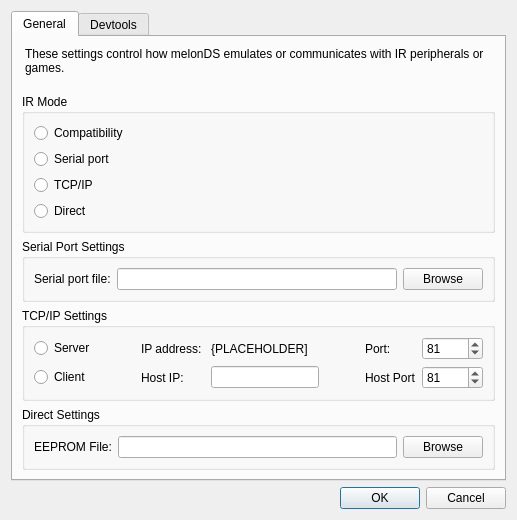
<?xml version="1.0" encoding="UTF-8"?>
<ui version="4.0">
 <class>IRSettingsDialog</class>
 <widget class="QDialog" name="IRSettingsDialog">
  <property name="geometry">
   <rect>
    <x>0</x>
    <y>0</y>
    <width>570</width>
    <height>518</height>
   </rect>
  </property>
  <property name="sizePolicy">
   <sizepolicy hsizetype="Fixed" vsizetype="Fixed">
    <horstretch>0</horstretch>
    <verstretch>0</verstretch>
   </sizepolicy>
  </property>
  <property name="windowTitle">
   <string>IR settings - melonDS</string>
  </property>
  <layout class="QVBoxLayout" name="verticalLayout">
   <property name="sizeConstraint">
    <enum>QLayout::SizeConstraint::SetFixedSize</enum>
   </property>
   <item>
    <widget class="QTabWidget" name="Tabs">
     <property name="currentIndex">
      <number>0</number>
     </property>
     <widget class="QWidget" name="General">
      <attribute name="title">
       <string>General</string>
      </attribute>
      <layout class="QGridLayout" name="gridLayout_8">
       <item row="0" column="0">
        <widget class="QLabel" name="labelMainDescription">
         <property name="styleSheet">
          <string notr="true">QLabel {
    margin-bottom: 12px;
}</string>
         </property>
         <property name="text">
          <string>&lt;html&gt;&lt;head/&gt;&lt;body&gt;&lt;p&gt;These settings control how melonDS emulates or communicates with IR peripherals or games.&lt;/p&gt;&lt;/body&gt;&lt;/html&gt;</string>
         </property>
         <property name="wordWrap">
          <bool>true</bool>
         </property>
         <property name="margin">
          <number>0</number>
         </property>
        </widget>
       </item>
       <item row="1" column="0">
        <widget class="QGroupBox" name="modeSelect">
         <property name="title">
          <string>IR Mode</string>
         </property>
         <layout class="QGridLayout" name="gridLayout">
          <item row="10" column="0">
           <widget class="QRadioButton" name="rbDirect">
            <property name="whatsThis">
             <string>&lt;html&gt;&lt;head/&gt;&lt;body&gt;&lt;p&gt;IP Mode bypasses the serial connection entirely. This is designed to increase stability for use with other IR peripheral emulators that support this feature.&lt;/p&gt;&lt;/body&gt;&lt;/html&gt;</string>
            </property>
            <property name="text">
             <string>Direct</string>
            </property>
           </widget>
          </item>
          <item row="7" column="0">
           <widget class="QRadioButton" name="rbCompat">
            <property name="text">
             <string>Compatibility</string>
            </property>
            <property name="checkable">
             <bool>true</bool>
            </property>
            <property name="checked">
             <bool>false</bool>
            </property>
           </widget>
          </item>
          <item row="9" column="0">
           <widget class="QRadioButton" name="rbTCP">
            <property name="whatsThis">
             <string>&lt;html&gt;&lt;head/&gt;&lt;body&gt;&lt;p&gt;Serial mode should be used if you have a physical IrDa adapter connected to this machine.&lt;/p&gt;&lt;/body&gt;&lt;/html&gt;</string>
            </property>
            <property name="text">
             <string>TCP/IP</string>
            </property>
           </widget>
          </item>
          <item row="8" column="0">
           <widget class="QRadioButton" name="rbSerial">
            <property name="text">
             <string>Serial port</string>
            </property>
           </widget>
          </item>
         </layout>
        </widget>
       </item>
       <item row="4" column="0">
        <widget class="QGroupBox" name="groupBoxDirect">
         <property name="title">
          <string>Direct Settings</string>
         </property>
         <layout class="QGridLayout" name="gridLayout_4">
          <item row="2" column="1" alignment="Qt::AlignmentFlag::AlignVCenter">
           <widget class="QPathInput" name="txtEepromFile"/>
          </item>
          <item row="2" column="0" alignment="Qt::AlignmentFlag::AlignLeft">
           <widget class="QLabel" name="label">
            <property name="text">
             <string>EEPROM File:</string>
            </property>
           </widget>
          </item>
          <item row="2" column="2">
           <widget class="QPushButton" name="EepromBrowse">
            <property name="text">
             <string>Browse</string>
            </property>
           </widget>
          </item>
         </layout>
        </widget>
       </item>
       <item row="2" column="0">
        <widget class="QGroupBox" name="groupBoxSerial">
         <property name="title">
          <string>Serial Port Settings</string>
         </property>
         <layout class="QGridLayout" name="gridLayout_3">
          <item row="1" column="0">
           <widget class="QLabel" name="labelPort">
            <property name="text">
             <string>Serial port file:</string>
            </property>
           </widget>
          </item>
          <item row="1" column="2">
           <widget class="QPathInput" name="txtSerialPath"/>
          </item>
          <item row="1" column="3">
           <widget class="QPushButton" name="pushButton_2">
            <property name="text">
             <string>Browse</string>
            </property>
           </widget>
          </item>
         </layout>
        </widget>
       </item>
       <item row="3" column="0">
        <widget class="QGroupBox" name="groupBoxTCP">
         <property name="enabled">
          <bool>true</bool>
         </property>
         <property name="title">
          <string>TCP/IP Settings</string>
         </property>
         <layout class="QGridLayout" name="gridLayout_2">
          <item row="5" column="3">
           <widget class="QLineEdit" name="boxHostIP"/>
          </item>
          <item row="0" column="5">
           <widget class="QLabel" name="txtSelfPort">
            <property name="text">
             <string>Port:</string>
            </property>
           </widget>
          </item>
          <item row="0" column="0" alignment="Qt::AlignmentFlag::AlignLeft">
           <widget class="QRadioButton" name="rb_TCPServer">
            <property name="text">
             <string>Server</string>
            </property>
           </widget>
          </item>
          <item row="5" column="5">
           <widget class="QLabel" name="label_3">
            <property name="text">
             <string>Host Port</string>
            </property>
           </widget>
          </item>
          <item row="5" column="4">
           <spacer name="horizontalSpacer_4">
            <property name="orientation">
             <enum>Qt::Orientation::Horizontal</enum>
            </property>
            <property name="sizeHint" stdset="0">
             <size>
              <width>40</width>
              <height>20</height>
             </size>
            </property>
           </spacer>
          </item>
          <item row="5" column="1">
           <spacer name="horizontalSpacer_3">
            <property name="orientation">
             <enum>Qt::Orientation::Horizontal</enum>
            </property>
            <property name="sizeHint" stdset="0">
             <size>
              <width>40</width>
              <height>20</height>
             </size>
            </property>
           </spacer>
          </item>
          <item row="0" column="1">
           <spacer name="horizontalSpacer">
            <property name="orientation">
             <enum>Qt::Orientation::Horizontal</enum>
            </property>
            <property name="sizeHint" stdset="0">
             <size>
              <width>20</width>
              <height>20</height>
             </size>
            </property>
           </spacer>
          </item>
          <item row="5" column="2">
           <widget class="QLabel" name="label_6">
            <property name="text">
             <string>Host IP:</string>
            </property>
           </widget>
          </item>
          <item row="0" column="3">
           <widget class="QLabel" name="lblSelfIP">
            <property name="text">
             <string>{PLACEHOLDER]</string>
            </property>
           </widget>
          </item>
          <item row="0" column="4">
           <spacer name="horizontalSpacer_2">
            <property name="orientation">
             <enum>Qt::Orientation::Horizontal</enum>
            </property>
            <property name="sizeHint" stdset="0">
             <size>
              <width>40</width>
              <height>20</height>
             </size>
            </property>
           </spacer>
          </item>
          <item row="0" column="6">
           <widget class="QSpinBox" name="boxSelfPort">
            <property name="maximum">
             <number>65535</number>
            </property>
            <property name="value">
             <number>81</number>
            </property>
           </widget>
          </item>
          <item row="5" column="6">
           <widget class="QSpinBox" name="txtHostPort">
            <property name="maximum">
             <number>65535</number>
            </property>
            <property name="value">
             <number>81</number>
            </property>
           </widget>
          </item>
          <item row="5" column="0" alignment="Qt::AlignmentFlag::AlignLeft">
           <widget class="QRadioButton" name="rb_TCPClient">
            <property name="text">
             <string>Client</string>
            </property>
           </widget>
          </item>
          <item row="0" column="2">
           <widget class="QLabel" name="label_4">
            <property name="text">
             <string>IP address: </string>
            </property>
           </widget>
          </item>
         </layout>
        </widget>
       </item>
      </layout>
     </widget>
     <widget class="QWidget" name="Devtools">
      <attribute name="title">
       <string>Devtools</string>
      </attribute>
      <layout class="QGridLayout" name="gridLayout_10">
       <item row="0" column="0">
        <layout class="QGridLayout" name="gridLayout_9">
         <item row="6" column="0">
          <widget class="QCheckBox" name="checkBox_3">
           <property name="text">
            <string>Decompress Packets</string>
           </property>
          </widget>
         </item>
         <item row="0" column="0" alignment="Qt::AlignmentFlag::AlignLeft">
          <widget class="QCheckBox" name="checkBox">
           <property name="text">
            <string>Enable Packet log</string>
           </property>
          </widget>
         </item>
         <item row="0" column="1">
          <widget class="QLineEdit" name="txtDevLog"/>
         </item>
         <item row="5" column="0">
          <widget class="QCheckBox" name="checkBox_2">
           <property name="text">
            <string>Decrypt Bytes (XOR by 0xAA)</string>
           </property>
          </widget>
         </item>
         <item row="0" column="2">
          <widget class="QPushButton" name="PacketLogBrowse">
           <property name="text">
            <string>Browse</string>
           </property>
          </widget>
         </item>
        </layout>
       </item>
       <item row="1" column="0">
        <widget class="QGroupBox" name="gridGroupBox">
         <property name="title">
          <string>Format Options</string>
         </property>
         <layout class="QGridLayout" name="gridLayout_7">
          <item row="0" column="0">
           <widget class="QRadioButton" name="radioButton">
            <property name="text">
             <string>Readable</string>
            </property>
           </widget>
          </item>
          <item row="1" column="0">
           <widget class="QRadioButton" name="radioButton_2">
            <property name="text">
             <string>Binary</string>
            </property>
           </widget>
          </item>
         </layout>
        </widget>
       </item>
      </layout>
     </widget>
    </widget>
   </item>
   <item>
    <widget class="QDialogButtonBox" name="BottomButtons">
     <property name="orientation">
      <enum>Qt::Orientation::Horizontal</enum>
     </property>
     <property name="standardButtons">
      <set>QDialogButtonBox::StandardButton::Cancel|QDialogButtonBox::StandardButton::Ok</set>
     </property>
    </widget>
   </item>
  </layout>
 </widget>
 <customwidgets>
  <customwidget>
   <class>QPathInput</class>
   <extends>QLineEdit</extends>
   <header>QPathInput.h</header>
  </customwidget>
 </customwidgets>
 <resources/>
 <connections>
  <connection>
   <sender>BottomButtons</sender>
   <signal>accepted()</signal>
   <receiver>IRSettingsDialog</receiver>
   <slot>accept()</slot>
   <hints>
    <hint type="sourcelabel">
     <x>248</x>
     <y>254</y>
    </hint>
    <hint type="destinationlabel">
     <x>157</x>
     <y>274</y>
    </hint>
   </hints>
  </connection>
  <connection>
   <sender>BottomButtons</sender>
   <signal>rejected()</signal>
   <receiver>IRSettingsDialog</receiver>
   <slot>reject()</slot>
   <hints>
    <hint type="sourcelabel">
     <x>316</x>
     <y>260</y>
    </hint>
    <hint type="destinationlabel">
     <x>286</x>
     <y>274</y>
    </hint>
   </hints>
  </connection>
 </connections>
</ui>
